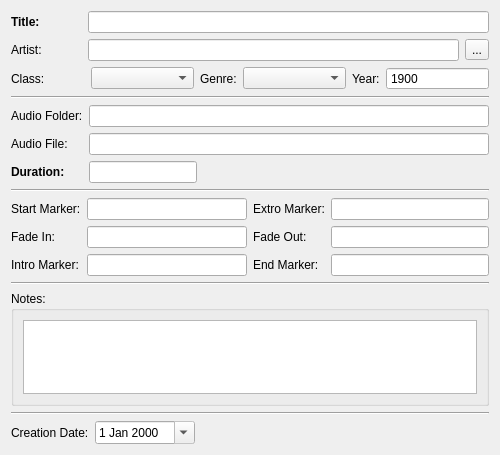
<?xml version="1.0" encoding="UTF-8"?>
<ui version="4.0">
 <class>AudioForm</class>
 <widget class="QWidget" name="AudioForm">
  <property name="geometry">
   <rect>
    <x>0</x>
    <y>0</y>
    <width>500</width>
    <height>455</height>
   </rect>
  </property>
  <property name="windowTitle">
   <string>Form</string>
  </property>
  <layout class="QVBoxLayout" name="verticalLayout">
   <item>
    <layout class="QGridLayout" name="gridLayout">
     <item row="0" column="0">
      <widget class="QLabel" name="label">
       <property name="font">
        <font>
         <weight>75</weight>
         <bold>true</bold>
        </font>
       </property>
       <property name="text">
        <string>Title:</string>
       </property>
      </widget>
     </item>
     <item row="1" column="0">
      <widget class="QLabel" name="label_2">
       <property name="text">
        <string>Artist:            </string>
       </property>
      </widget>
     </item>
     <item row="1" column="1">
      <widget class="QLineEdit" name="edtArtist">
       <property name="readOnly">
        <bool>true</bool>
       </property>
      </widget>
     </item>
     <item row="1" column="2">
      <widget class="QToolButton" name="btnPickArtist">
       <property name="text">
        <string>...</string>
       </property>
      </widget>
     </item>
     <item row="0" column="1" colspan="2">
      <widget class="QLineEdit" name="edtTitle"/>
     </item>
    </layout>
   </item>
   <item>
    <layout class="QGridLayout" name="gridLayout_5" columnstretch="0,1,0,1,0,1,0">
     <item row="0" column="0">
      <widget class="QLabel" name="label_3">
       <property name="text">
        <string>Class:            </string>
       </property>
      </widget>
     </item>
     <item row="0" column="3">
      <widget class="QComboBox" name="cbGenre"/>
     </item>
     <item row="0" column="2">
      <widget class="QLabel" name="label_4">
       <property name="text">
        <string>Genre:</string>
       </property>
      </widget>
     </item>
     <item row="0" column="5">
      <widget class="QSpinBox" name="edtYear">
       <property name="buttonSymbols">
        <enum>QAbstractSpinBox::NoButtons</enum>
       </property>
       <property name="minimum">
        <number>1900</number>
       </property>
       <property name="maximum">
        <number>9999</number>
       </property>
      </widget>
     </item>
     <item row="0" column="1">
      <widget class="QComboBox" name="cbClass"/>
     </item>
     <item row="0" column="4">
      <widget class="QLabel" name="label_6">
       <property name="text">
        <string>Year:</string>
       </property>
      </widget>
     </item>
    </layout>
   </item>
   <item>
    <widget class="Line" name="line">
     <property name="orientation">
      <enum>Qt::Horizontal</enum>
     </property>
    </widget>
   </item>
   <item>
    <layout class="QGridLayout" name="gridLayout_2">
     <item row="0" column="0">
      <widget class="QLabel" name="label_5">
       <property name="text">
        <string>Audio Folder:</string>
       </property>
      </widget>
     </item>
     <item row="1" column="1" colspan="3">
      <widget class="QLineEdit" name="edtFilename">
       <property name="readOnly">
        <bool>true</bool>
       </property>
      </widget>
     </item>
     <item row="0" column="1" colspan="3">
      <widget class="QLineEdit" name="edtFolder">
       <property name="readOnly">
        <bool>true</bool>
       </property>
      </widget>
     </item>
     <item row="1" column="0">
      <widget class="QLabel" name="label_7">
       <property name="text">
        <string>Audio File:</string>
       </property>
      </widget>
     </item>
     <item row="2" column="0">
      <widget class="QLabel" name="label_8">
       <property name="font">
        <font>
         <weight>75</weight>
         <bold>true</bold>
        </font>
       </property>
       <property name="text">
        <string>Duration:</string>
       </property>
      </widget>
     </item>
     <item row="2" column="3">
      <spacer name="horizontalSpacer_2">
       <property name="orientation">
        <enum>Qt::Horizontal</enum>
       </property>
       <property name="sizeHint" stdset="0">
        <size>
         <width>40</width>
         <height>20</height>
        </size>
       </property>
      </spacer>
     </item>
     <item row="2" column="1" colspan="2">
      <widget class="QLineEdit" name="edtDuration">
       <property name="readOnly">
        <bool>true</bool>
       </property>
      </widget>
     </item>
    </layout>
   </item>
   <item>
    <widget class="Line" name="line_2">
     <property name="orientation">
      <enum>Qt::Horizontal</enum>
     </property>
    </widget>
   </item>
   <item>
    <layout class="QHBoxLayout" name="horizontalLayout">
     <item>
      <layout class="QGridLayout" name="gridLayout_4" rowstretch="0,0,0" columnstretch="0,1,0">
       <item row="0" column="0">
        <widget class="QLabel" name="label_9">
         <property name="text">
          <string>Start Marker:</string>
         </property>
        </widget>
       </item>
       <item row="2" column="1">
        <widget class="QLineEdit" name="edtIntro">
         <property name="readOnly">
          <bool>true</bool>
         </property>
        </widget>
       </item>
       <item row="1" column="0">
        <widget class="QLabel" name="label_10">
         <property name="text">
          <string>Fade In:</string>
         </property>
        </widget>
       </item>
       <item row="0" column="1">
        <widget class="QLineEdit" name="edtStart">
         <property name="readOnly">
          <bool>true</bool>
         </property>
        </widget>
       </item>
       <item row="2" column="0">
        <widget class="QLabel" name="label_11">
         <property name="text">
          <string>Intro Marker:</string>
         </property>
        </widget>
       </item>
       <item row="1" column="1">
        <widget class="QLineEdit" name="edtFadeIn">
         <property name="readOnly">
          <bool>true</bool>
         </property>
        </widget>
       </item>
      </layout>
     </item>
     <item>
      <layout class="QGridLayout" name="gridLayout_3" columnstretch="0,1,0">
       <item row="1" column="0">
        <widget class="QLabel" name="label_14">
         <property name="text">
          <string>Fade Out:</string>
         </property>
        </widget>
       </item>
       <item row="2" column="0">
        <widget class="QLabel" name="label_13">
         <property name="text">
          <string>End Marker:</string>
         </property>
        </widget>
       </item>
       <item row="0" column="0">
        <widget class="QLabel" name="label_12">
         <property name="text">
          <string>Extro Marker:</string>
         </property>
        </widget>
       </item>
       <item row="0" column="1">
        <widget class="QLineEdit" name="edtExtro">
         <property name="readOnly">
          <bool>true</bool>
         </property>
        </widget>
       </item>
       <item row="1" column="1">
        <widget class="QLineEdit" name="edtFadeOut">
         <property name="readOnly">
          <bool>true</bool>
         </property>
        </widget>
       </item>
       <item row="2" column="1">
        <widget class="QLineEdit" name="edtEnd">
         <property name="readOnly">
          <bool>true</bool>
         </property>
        </widget>
       </item>
      </layout>
     </item>
    </layout>
   </item>
   <item>
    <widget class="Line" name="line_3">
     <property name="orientation">
      <enum>Qt::Horizontal</enum>
     </property>
    </widget>
   </item>
   <item>
    <widget class="QGroupBox" name="groupBox_2">
     <property name="title">
      <string>Notes:</string>
     </property>
     <layout class="QVBoxLayout" name="verticalLayout_2">
      <item>
       <widget class="QTextEdit" name="edtNotes">
        <property name="maximumSize">
         <size>
          <width>16777215</width>
          <height>16777215</height>
         </size>
        </property>
       </widget>
      </item>
     </layout>
    </widget>
   </item>
   <item>
    <widget class="Line" name="line_4">
     <property name="orientation">
      <enum>Qt::Horizontal</enum>
     </property>
    </widget>
   </item>
   <item>
    <layout class="QHBoxLayout" name="horizontalLayout_4">
     <item>
      <widget class="QLabel" name="label_16">
       <property name="text">
        <string>Creation Date:</string>
       </property>
      </widget>
     </item>
     <item>
      <widget class="QDateEdit" name="dtCreation">
       <property name="minimumSize">
        <size>
         <width>100</width>
         <height>0</height>
        </size>
       </property>
       <property name="readOnly">
        <bool>true</bool>
       </property>
       <property name="calendarPopup">
        <bool>true</bool>
       </property>
      </widget>
     </item>
     <item>
      <spacer name="horizontalSpacer">
       <property name="orientation">
        <enum>Qt::Horizontal</enum>
       </property>
       <property name="sizeHint" stdset="0">
        <size>
         <width>40</width>
         <height>20</height>
        </size>
       </property>
      </spacer>
     </item>
    </layout>
   </item>
  </layout>
 </widget>
 <resources/>
 <connections/>
</ui>
